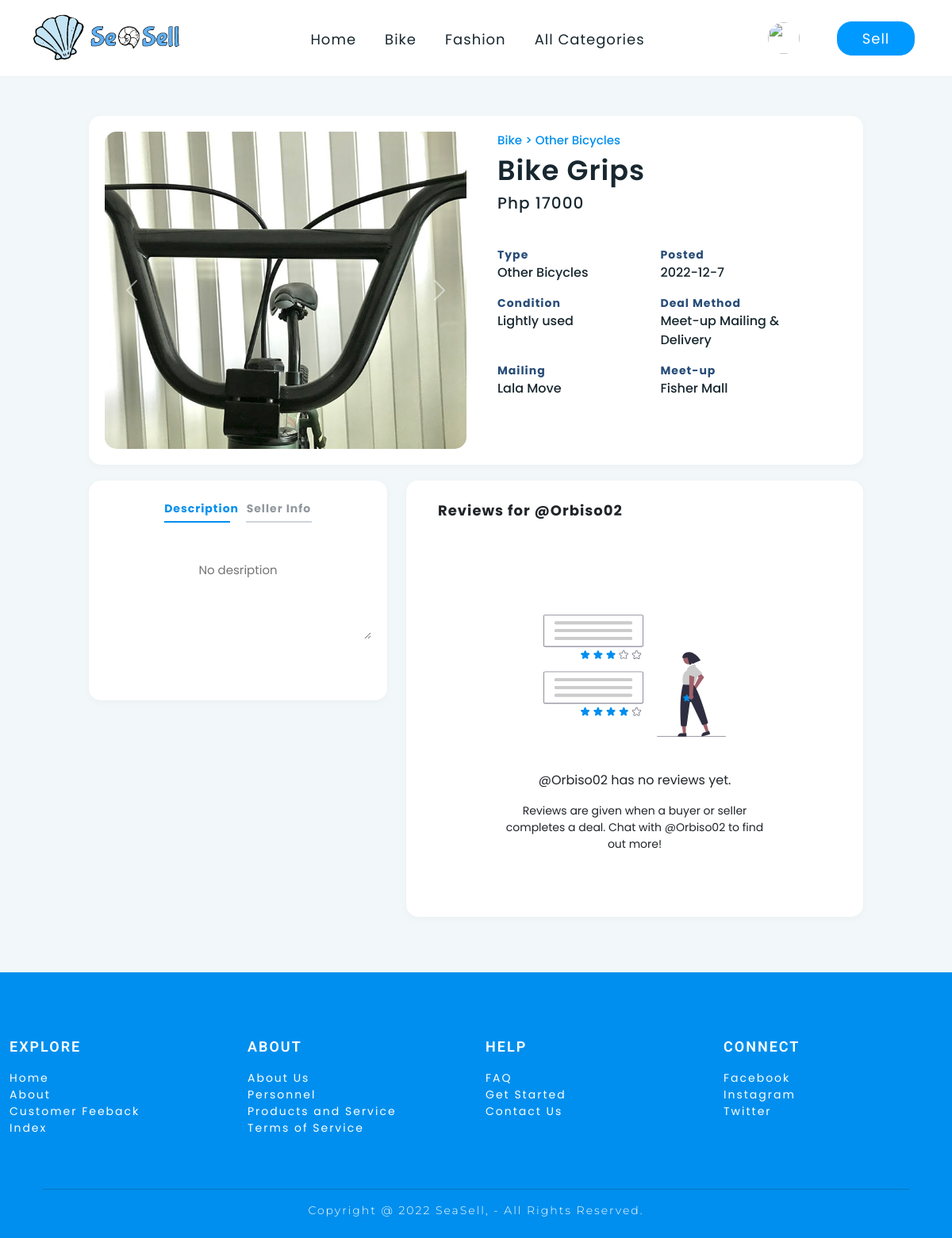
/FrontEnd/product.php?id=bike_id_6, run on an earlier commit of the app's database.
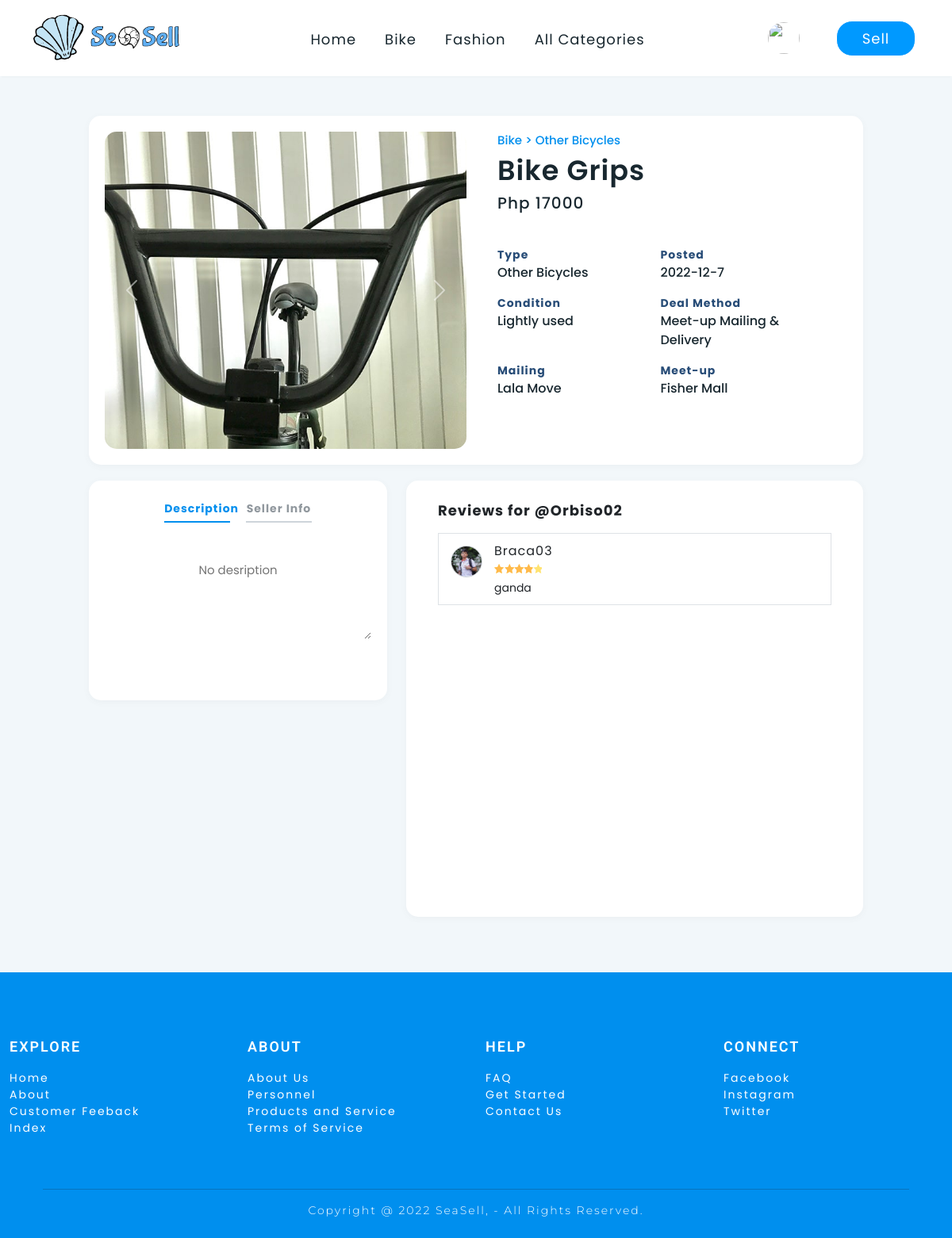
And on a later commit of the database.
### tables this page shows
CREATE TABLE `bike_product` (
  `PRODUCT_NO` int(11) NOT NULL,
  `PRODUCT_NAME` varchar(200) NOT NULL,
  `PRODUCT_PRICE` int(200) NOT NULL,
  `PRODUCT_CONDITION` varchar(200) NOT NULL,
  `PRODUCT_DESCRIPTION` longtext NOT NULL,
  `PRODUCT_TYPE` varchar(200) NOT NULL,
  `PRODUCT_QTY` varchar(200) NOT NULL,
  `PRODUCT_DEALMETHOD` varchar(200) NOT NULL,
  `MEET_UP` varchar(200) NOT NULL,
  `MAILING` varchar(200) NOT NULL,
  `PICTURE_ID` varchar(200) NOT NULL,
  `SELLER_ID` varchar(200) NOT NULL,
  `PROD_ID` varchar(200) NOT NULL,
  `STATUS` varchar(200) NOT NULL,
  `DATE` varchar(200) NOT NULL
);

CREATE TABLE `product_img` (
  `IMG_ID` int(11) NOT NULL,
  `IMG_INDEX` varchar(250) NOT NULL,
  `IMG_NAME` varchar(250) NOT NULL,
  `PICTURE_ID` varchar(250) NOT NULL,
  `PROD_ID` varchar(200) NOT NULL
);

CREATE TABLE `user` (
  `USER_ID` int(11) NOT NULL,
  `USERNAME` varchar(200) NOT NULL,
  `PASSWORD` varchar(200) NOT NULL,
  `FIRSTNAME` varchar(200) NOT NULL,
  `LASTNAME` varchar(200) NOT NULL,
  `BIO` longtext NOT NULL,
  `REGION` varchar(200) NOT NULL,
  `CITY` varchar(200) NOT NULL,
  `EMAIL_ADDRESS` varchar(200) NOT NULL,
  `MOBILE_NUMBER` varchar(200) NOT NULL,
  `GENDER` varchar(200) NOT NULL,
  `BIRTHDAY` varchar(200) NOT NULL,
  `PROFILE_PIC` varchar(200) NOT NULL,
  `SESSION_KEY` varchar(200) NOT NULL,
  `RATING` varchar(200) NOT NULL,
  `JOINED_DATE` varchar(200) NOT NULL
);

CREATE TABLE `review` (
  `REVIEW_ID` int(11) NOT NULL,
  `RATE` varchar(200) NOT NULL,
  `MESSAGE` varchar(200) NOT NULL,
  `SELLER_ID` varchar(200) NOT NULL,
  `BUYER_ID` varchar(200) NOT NULL,
  `PROD_ID` varchar(200) NOT NULL,
  `STATUS` varchar(200) NOT NULL
);

### FrontEnd/includes/functions/fetch.php (called while the page is built, shortened)
<?php
    include "connection.php";
    $prod_no = $_GET['id'];
    if($prod_no == 0){
        $first_l = 0;
    }else{
        $first_l = $prod_no[0];
    }
    if($first_l == "b"){
        $sql = "SELECT *
        FROM `bike_product`
        JOIN product_img ON bike_product.PROD_ID=product_img.PROD_ID
        JOIN user ON bike_product.SELLER_ID=user.SESSION_KEY
        WHERE product_img.IMG_INDEX = 0 AND bike_product.PROD_ID = '$prod_no';";
        $result = mysqli_query($conn,$sql);
        if ($result->num_rows > 0) {
            while($row = $result->fetch_assoc()) {
            $product_name= $row['PRODUCT_NAME'];
            $product_prc= $row['PRODUCT_PRICE'];
            $product_con = $row['PRODUCT_CONDITION'];
            $product_type= $row['PRODUCT_TYPE'];
            $DATE = $row['DATE'];
            $product_deal = $row['PRODUCT_DEALMETHOD'];
            $product_meet= $row['MEET_UP'];
            $product_mail = $row['MAILING'];
            $img_name= $row['IMG_NAME'];
            $seller_user= $row['USERNAME'];
            $cat = "Bike";
            }
        }else{
        }
    }else if ($first_l == "f"){
        $sql = "SELECT *
        FROM `fashion_product`
        JOIN fashion_imgs ON fashion_product.PROD_ID=fashion_imgs.PROD_ID
        JOIN user ON fashion_product.SELLER_ID=user.SESSION_KEY
        WHERE fashion_imgs.IMG_INDEX = 0 AND fashion_product.PROD_ID = '$prod_no';";
        $result = mysqli_query($conn,$sql);
        if ($result->num_rows > 0) {
            while($row = $result->fetch_assoc()) {
                $product_name= $row['PRODUCT_NAME'];
                $product_prc= $row['PRODUCT_PRICE'];
                $product_con = $row['PRODUCT_CONDITION'];
                $product_desc= $row['PRODUCT_DESCRIPTION'];
                $product_type= $row['PRODUCT_TYPE'];
                $product_gender= $row['PRODUCT_GENDER'];
                $DATE = $row['DATE'];
                $product_size= $row['PRODUCT_SIZE'];
                $product_status = $row['STATUS'];
                $product_deal = $row['PRODUCT_DEALMETHOD'];
                $product_meet= $row['MEET_UP'];
                $product_mail = $row['MAILING'];
                $product_qty = $row['PRODUCT_QTY'];
                $picture_id= $row['PICTURE_ID'];
                $prod_id= $row['PROD_ID'];
                $img_name= $row['IMG_NAME'];
                $seller_id= $row['SELLER_ID'];
                $seller_fname= $row['FIRSTNAME'];
                $seller_lname= $row['LASTNAME'];
                $seller_user= $row['USERNAME'];
                $seller_pic= $row['PROFILE_PIC'];
                $cat = "Fashion";
                $rates = $row['RATING'];
                if($product_status == "LISTED"){
                    $product_status = "Reserved";
                }else if ($product_status == "RESERVED"){
                    $product_status = "Unreserved";
                }
                if($rates != ""){
                    $rate_round = round($rates,1) ;
                    $rate_round_txt = round($rates,1) . " rates";
                    $rate_perc =  $rate_round * 20;
                }else{
                    $rate_round = "No ratings yet";
                    $rate_perc =  0 * 20;
                }
            }
        }else{
        }
        $sql = "SELECT COUNT(IMG_INDEX) as indextotal FROM fashion_imgs WHERE PROD_ID = '$prod_no';";
        $result = mysqli_query($conn,$sql);
        $total=mysqli_fetch_assoc($result);
        $indexcount =  $total['indextotal'];
    }
?>

### FrontEnd/product.php (the view, shortened to what the rows shown need)
<?php
    include"php/navbar.php";
?>
<!DOCTYPE html>
<html lang="en">
<head>
    <link rel="stylesheet" href="includes/css-bootstrap/bootstrap.min.css">
</head>
<body onload="changeprod()">
  <form action="<?php $_PHP_SELF?>" method="POST">
    <div class="container-fluid">
      <div class="row">
          <div class="col-xxl-8 col-xl-10" >
            <div class="container-box">
              <div class="row">
                <div class="col-xxl-6 col-xl-6 col-md-6">
                  <div class="container-image">
                    <div id="carouselExampleControls" class="carousel slide" data-bs-ride="carousel" data-bs-wrap="false" data-bs-interval="false" data-pause="hover">
                    <div class="carousel-inner">
                      <div class='carousel-item active'>
                          <img src='includes/images/client-product/<?=$img_name?>' class='image'>
                      </div>
                      <?php
                        include"includes/functions/action.php";
                      ?>
                    </div>
                  </div>
                  </div>
                </div>
                <div class="col-xxl-6 col-xl-6 col-md-6">
                  <div class="container-txt">
                    <div class="smtitle"><?=$cat?> > <?= $product_type?></div>
                    <div class="title"><?= $product_name?>
                      <p class="txt-price">Php <?=$product_prc?></p>
                      <div class="txt-con">Type
                        <p class="txt-con1"><?= $product_type?></p>
                      </div>
                      <div class="txt-con">Posted
                        <p class="txt-con1"><?=$DATE?></p>
                      </div>
                      <div class="txt-con">Condition
                        <p class="txt-con1"><?= $product_con?></p>
                      </div>
                      <div class="txt-con">Deal Method
                        <p class="txt-con1" id="deal"><?= $product_deal?></p>
                      </div>
                      <div class="txt-con" id="mail">Mailing<br>
                        <p class="txt-con1"><?= $product_mail?></p>
                      </div>
                      <div class="txt-con"  id="meet">Meet-up
                        <p class="txt-con1"><?= $product_meet?></p>
                      </div>
                    </div>
                  </div>
                </div>
              </div>
          </div>
        </div>
      </div>
      <div class="row">
        <div class="col-xxl-5 col-xl-6 col-md-7">
          <div class="container-review">
              <div class="title-review">Reviews for @<?=$seller_user?></div>
              <div class="container-review-box">
                <?php
                  display_review($prod_no,'1',$seller_user);
                ?>
              </div>
          </div>
        </div>
      </div>
              <?php
                  include"php/footer.php";
              ?>
    </div>
  </form>
</body>
</html>

### FrontEnd/includes/functions/action.php (shortened to what the rows shown need)
<?php
    function display_review($a, $b, $c){
        include "connection.php";
        if($b == 1){
            $sql = "SELECT *
            FROM review
            JOIN user ON review.BUYER_ID=user.SESSION_KEY
            WHERE review.PROD_ID = '$a' ";
            $result = mysqli_query($conn,$sql);
            if ($result->num_rows > 0) {
                while($row = $result->fetch_assoc()) {
                    $rate = $row["RATE"];
                    $review= $row["MESSAGE"];
                    $profile= $row["PROFILE_PIC"];
                    $username = $row["USERNAME"];
                    $rate = $rate * 20;
                    echo " <div class='review-box'>
                    <img src='includes/images/Profile-pic/$profile' class='user-avatar'>
                    <div class='user-name'>$username<br>
                        <svg viewBox='0 0 1000 200' class='rating1'>
                        <defs>
                            <polygon id='star1' points='100,0 131,66 200,76 150,128 162,200 100,166 38,200 50,128 0,76 69,66 '/>
                            <clipPath id='stars1'>
                                <use xlink:href='#star1'/>
                                <use xlink:href='#star1' x='22%'/>
                                <use xlink:href='#star1' x='42%'/>
                                <use xlink:href='#star1' x='62%'/>
                                <use xlink:href='#star1' x='82%'/>
                            </clipPath>
                        </defs>
                        <rect class='rating__background1' clip-path='url(#stars1)'></rect>
                        <rect width='$rate%' class='rating__value1' clip-path='url(#stars1)'></rect>
                        </svg><br>
                    </div>
                    <div style='width: 55px; height:40px; float: left;'></div>
                    <div class='user-txt'>
                        $review
                    </div>
                </div>";
                }
            }else{
                echo" <div class='message' style='margin-top:50px'>
                        <img src='includes/images/header-background/undraw_reviews_lp8w.svg' class='img_message'>
                        <p class='message_txt'>@$c has no reviews yet.</p>
                        <p class='message_txt1'>Reviews are given when a buyer or seller completes a deal. Chat with @$c to find out more!</p>
                    </div>";
            }
        }else if($b == 2){
            $sql = "SELECT review.RATE, review.MESSAGE, user.PROFILE_PIC, user.USERNAME, IF(fashion_product.PROD_ID = review.PROD_ID,fashion_product.PROD_ID,bike_product.PROD_ID ) AS PROD_ID,
            IF(fashion_product.PROD_ID = review.PROD_ID,fashion_product.PRODUCT_NAME,bike_product.PRODUCT_NAME ) AS PRODUCT_NAME ,IF(fashion_product.PROD_ID = review.PROD_ID,fashion_product.PRODUCT_PRICE,bike_product.PRODUCT_PRICE ) AS PRODUCT_PRICE,
            IF(fashion_product.PROD_ID = fashion_imgs.PROD_ID,fashion_imgs.IMG_NAME,product_img.IMG_NAME ) AS IMG_NAME
            FROM review
            LEFT JOIN user ON review.BUYER_ID=user.SESSION_KEY
            LEFT JOIN fashion_product ON (review.PROD_ID = fashion_product.PROD_ID)
            LEFT JOIN bike_product ON (review.PROD_ID = bike_product.PROD_ID)
            LEFT JOIN fashion_imgs ON (fashion_imgs.PROD_ID = fashion_product.PROD_ID)
            LEFT JOIN product_img ON (product_img.PROD_ID = bike_product.PROD_ID)
            WHERE review.SELLER_ID = '$a'";
            $result = mysqli_query($conn,$sql);
            if ($result->num_rows > 0) {
                while($row = $result->fetch_assoc()) {
                    $rate = $row["RATE"];
                    $review= $row["MESSAGE"];
                    $profile= $row["PROFILE_PIC"];
                    $username = $row["USERNAME"];
                    $prodid = $row["PROD_ID"];
                    $rate = $rate * 20;
                    $img = $row["IMG_NAME"];
                    $prodname= $row["PRODUCT_NAME"];
                    $price= $row["PRODUCT_PRICE"];
                    echo " <div class='review-box'>
                                <img src='includes/images/Profile-pic/$profile' class='user-avatar'>
                                <div class='user-name'>$username<br>
                                    <svg viewBox='0 0 1000 200' class='rating1'>
                                        <defs>
                                            <polygon id='star1' points='100,0 131,66 200,76 150,128 162,200 100,166 38,200 50,128 0,76 69,66 '/>
                                            <clipPath id='stars1'>
                                                <use xlink:href='#star1'/>
                                                <use xlink:href='#star1' x='22%'/>
                                                <use xlink:href='#star1' x='42%'/>
                                                <use xlink:href='#star1' x='62%'/>
                                                <use xlink:href='#star1' x='82%'/>
                                            </clipPath>
                                        </defs>
                                        <rect class='rating__background1' clip-path='url(#stars1)'></rect>
                                        <rect width='$rate%' class='rating__value1' clip-path='url(#stars1)'></rect>
                                    </svg><br>
                                </div>
                                <div style='width: 60px; height:50px; float: left;'></div>
                                <div class='user-txt-review'>$review</div>
                                <div class='product-review-box'>
                                    <img src='includes/images/client-product/$img' class='product-img-review'>
                                    <div class='p'><p>$prodname </p>
                                    <p>Php $price</p>
                                    </div>
                                </div>
                            </div>";
                }
            }else
            {
                echo" <div class='message' style='margin-top:80px'>
                <img src='includes/images/header-background/undraw_reviews_lp8w.svg' class='img_message'>
                <p class='message_txt'>@$c has no reviews yet.</p>
                <p class='message_txt1'>Reviews are given when a buyer or seller completes a deal. Chat with @$c to find out more!</p>
            </div>";
            }
        }
    }
?>

What changed in the data, as far as the page shows it:
changed bike_product "Bike Grips": user.USERNAME "Orbiso02" → (not shown)
added review: user.PROFILE_PIC (picture), user.USERNAME "Braca03", MESSAGE "ganda"
Also different on the page:
text no longer shown: "@ has no reviews yet. Reviews are given when a buyer or seller completes a deal. Chat with @ to find out more!"
